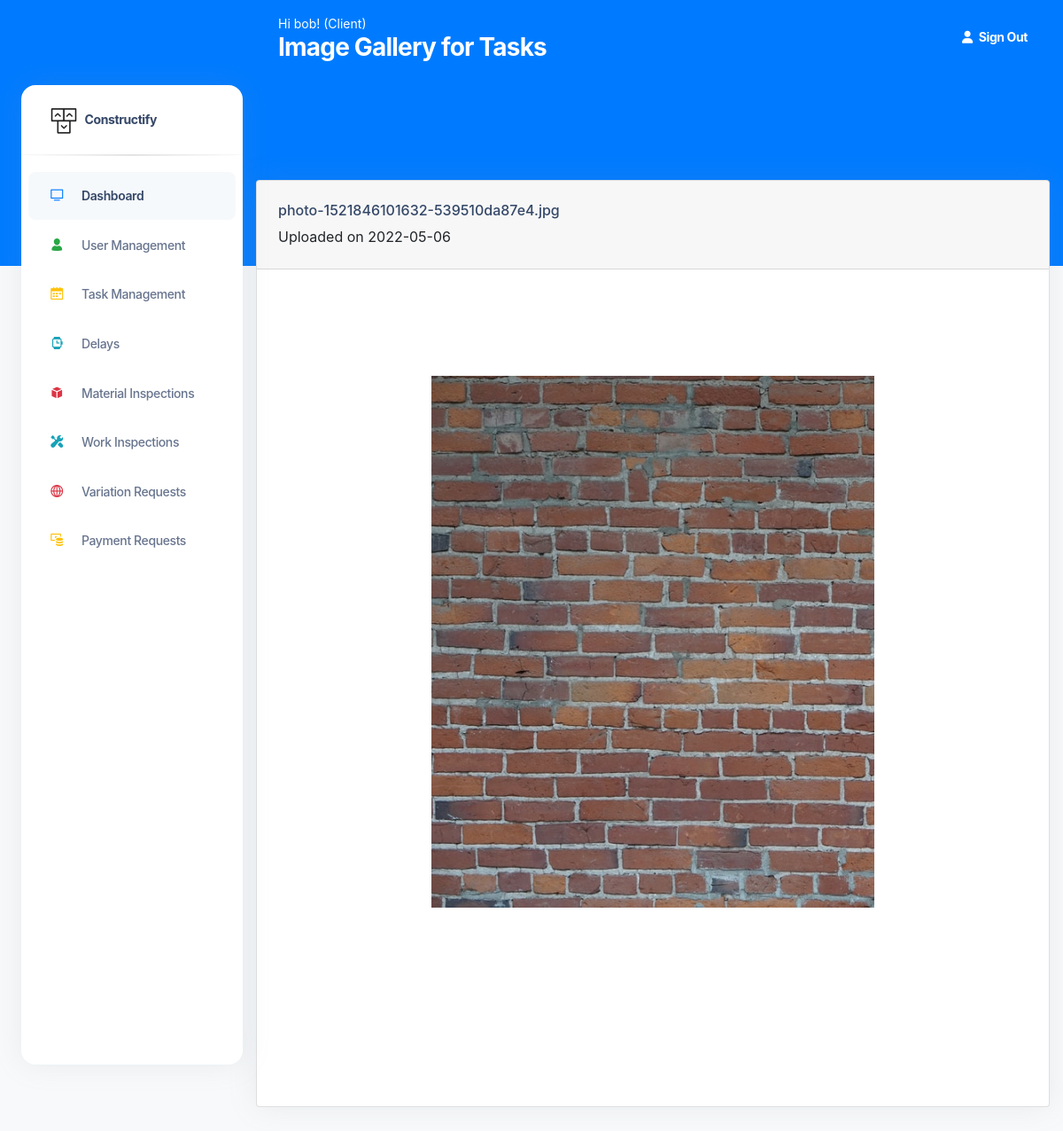
Page /ImageGallery/1 (signed in) on the committed database.
### construct/models.py (models this page shows, shortened)
class User(db.Model, UserMixin):
    id = db.Column(db.Integer(), nullable=False, primary_key=True)
    username = db.Column(db.String(length=30), nullable=False, unique=True)
    email_address = db.Column(db.String(length=50),
                              nullable=False, unique=True)
    password_hash = db.Column(db.String(length=50),
                              nullable=False, unique=True)
    role = db.Column(db.String(length=30), nullable=False, unique=False)
    contact_number = db.Column(db.String(length=30), nullable=False, unique=False)
    @property
    def password(self):
        return self.password

class TaskToImage(db.Model):
    id = db.Column(db.Integer(), nullable=False, primary_key=True)
    img_name = db.Column(db.String(length=30), nullable=False)
    task_id = db.Column(db.String(length=30), nullable=False)
    uploaded_date = db.Column(db.String(length=30), nullable=False)

### construct/routes.py (the view)
@app.route("/ImageGallery/<int:id>", methods=['GET', 'POST'])
@login_required
def ImageGallery(id):
        tasks= TaskToImage.query.all()
        print(tasks)
        ident=str(id)
        image="empty"
        for task in tasks:
            if task.task_id == ident:
                image="Has an image"
                break
        page_message="Image Gallery for Tasks"
        return render_template('ImageGallery.html', taskref=tasks, taskid=ident, page_message=page_message,image=image)

### construct/models.py (called while the page is built)
@login_manager.user_loader
def load_user(user_id):
    return User.query.get(int(user_id))

### construct/templates/ImageGallery.html (shortened to what this page needs)
<!DOCTYPE html>
<html lang="en">
<head>
  <link href="{{ url_for('static', filename='assets')}}/css/nucleo-icons.css" rel="stylesheet" />
  <link href="{{ url_for('static', filename='assets')}}/css/nucleo-svg.css" rel="stylesheet" />
  <link href="{{ url_for('static', filename='assets')}}/css/nucleo-svg.css" rel="stylesheet" />
  <link id="pagestyle" href="{{ url_for('static', filename='assets')}}/css/argon-dashboard.css?v=2.0.2"
    rel="stylesheet" />
  <link rel="stylesheet" type="text/css"
    href="https://stackpath.bootstrapcdn.com/bootstrap/4.2.1/css/bootstrap.min.css">
</head>
{% include 'includes/GlobalSideNavbar.html' %}
<main class="main-content position-relative border-radius-lg ">
  {% include 'includes/GlobalNavbar.html' %}
  <br><br><br><br>
  {% for task in taskref %}
  {% if task.task_id == taskid %}
  <div class="container-fluid py-4">
    <div class="row">
      <div class="col-12">
        <div class="card mb-4">
          <div class="card-header pb-0">
            <h6>{{task.img_name}}</h6>
            <h7>Uploaded on {{task.uploaded_date}}</h7> <br><br>
          </div>
          <div class="card-body px-0 pt-0 pb-2">
            <div class="col-md-8 p-lg-5 mx-auto my-5">
              <div class="table-responsive p-0">
                <br>
                <img src="/static/uploads/{{task.img_name}}" alt="User Image" width="900" height="600">
                <br><br><br><br><br><br>
              </div>
            </div>
          </div>
        </div>
      </div>
    </div>
  </div>
  {% endif %}
  {% endfor %}
  </body>
</html>

### construct/templates/includes/GlobalNavbar.html
<nav class="navbar navbar-main navbar-expand-lg px-0 mx-4 shadow-none border-radius-xl " id="navbarBlur"
  data-scroll="false">
  <div class="container-fluid py-1 px-3">
    <nav aria-label="breadcrumb">
      <ol class="breadcrumb bg-transparent mb-0 pb-0 pt-1 px-0 me-sm-6 me-5">
        <li class="breadcrumb-item text-sm text-white active" aria-current="page">Hi {{current_user.username}}!
          ({{current_user.role}}) </li>
      </ol>
      <h3 class="font-weight-bolder text-white mb-0"> {{page_message}}</h3>
    </nav>
    <ul class="navbar-nav  justify-content-end">
      <li class="nav-item d-flex align-items-left">
        <a href="{{url_for('logout_page')}}" class="nav-link text-white font-weight-bold px-0">
          <i class="fa fa-user me-sm-1"></i>
          <span class="d-sm-inline d-none">Sign Out</span>
        </a>
      </li>
  </div>
</nav>

### rows in the picture
User: username "bob", role "Client"
TaskToImage: img_name "photo-1521846101632-539510da87e4.jpg", uploaded_date "2022-05-06", img_name (picture)

### other values in the picture
{{ page_message }} "Image Gallery for Tasks"
